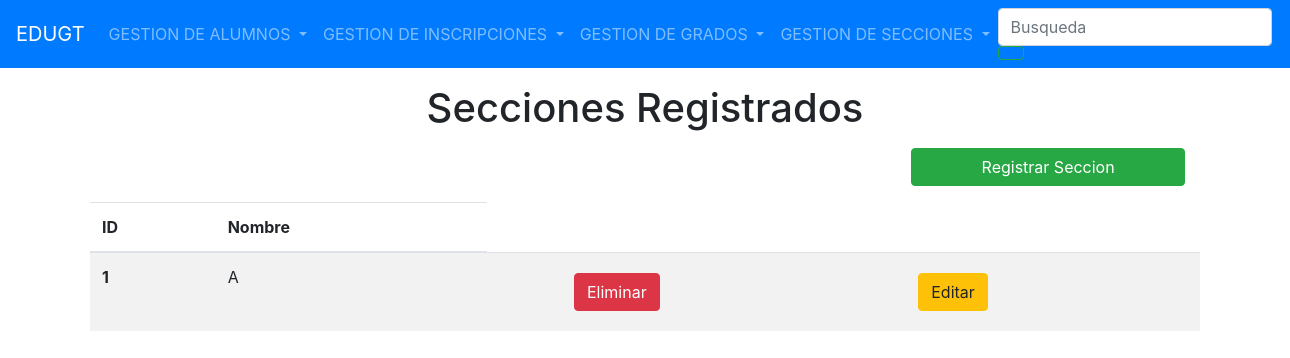
Before: /listaSeccion/ with the older database file.
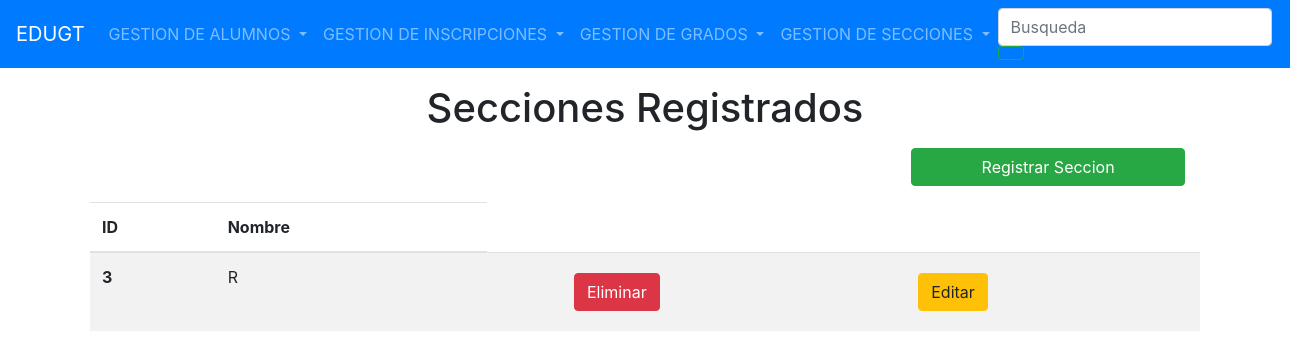
After: the same page with the newer database file.
### Models/Seccion/models.py (models this page shows, shortened)
class Seccion(models.Model):
    id_seccion = models.AutoField(primary_key=True)
    Nombre = models.CharField(max_length=30)

### Models/Seccion/views.py (the view)
# urls.py: path("listaSeccion/", FormularioSeccionViews.listar_secciones, name='listarseccion'),
    def listar_secciones(request):
        seccion = Seccion.objects.all()
        return render(request, "ListaSecciones.html", {"lb_secciones": seccion})

### Templates/ListaSecciones.html (shortened to what this page needs)
{% extends 'index.html' %}
{% block content  %}
    <h1 align="center">Secciones Registrados</h1>
        <div class="row col-12 justify-content-end mb-2 pr-0">
        <a class="btn btn-success col-md-3" href="{% url 'registrarseccion' %}">Registrar Seccion</a>
        </div>
<table class="table table-striped">
  <thead>
    <tr>
      <th scope="col">ID</th>
      <th scope="col">Nombre</th>
    </tr>
  </thead>
  <tbody>
  {% for seccion in lb_secciones %}
     <tr>
      <th scope="row">{{ seccion.id_seccion }}</th>
      <td>{{ seccion.Nombre }}</td>
 <td>
 <td>
                            <a href="{% url 'ELIMINAROSEC' seccion.pk %}" class="btn btn-danger btn-icon-split">
                                <span class="text">Eliminar</span>
                            </a>
                        </td>
    <td>
                            <a href="{% url 'MODIFICARSE' seccion.pk %}" class="btn btn-warning btn-icon-split">
                                <span class="text">Editar</span>
                            </a>
                        </td>
  {% endfor %}
  </tbody>
</table>
{% endblock %}

Changed rows visible on the page:
removed Seccion: id_seccion "1", Nombre "A"
added Seccion: id_seccion "3", Nombre "R"
